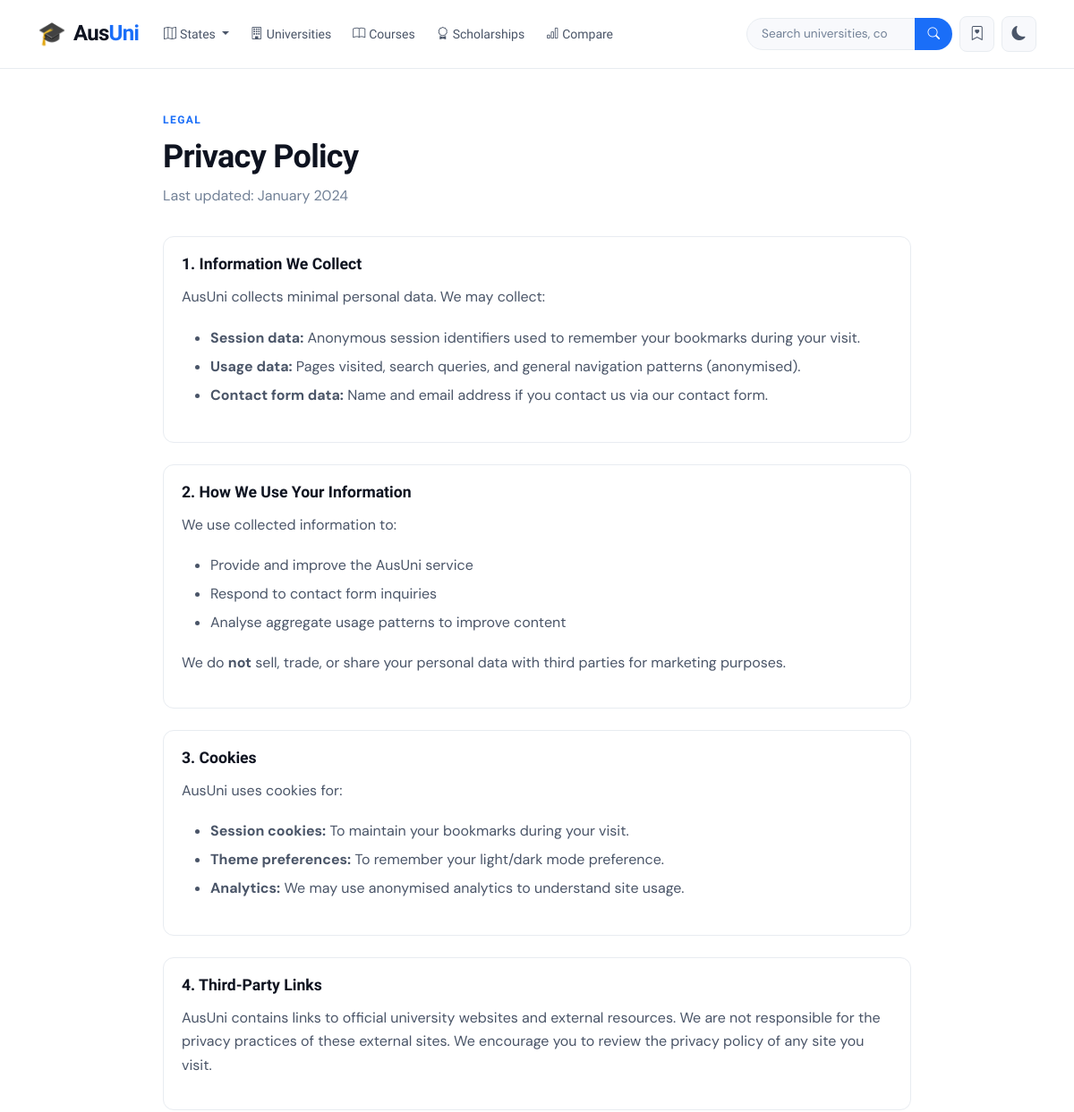
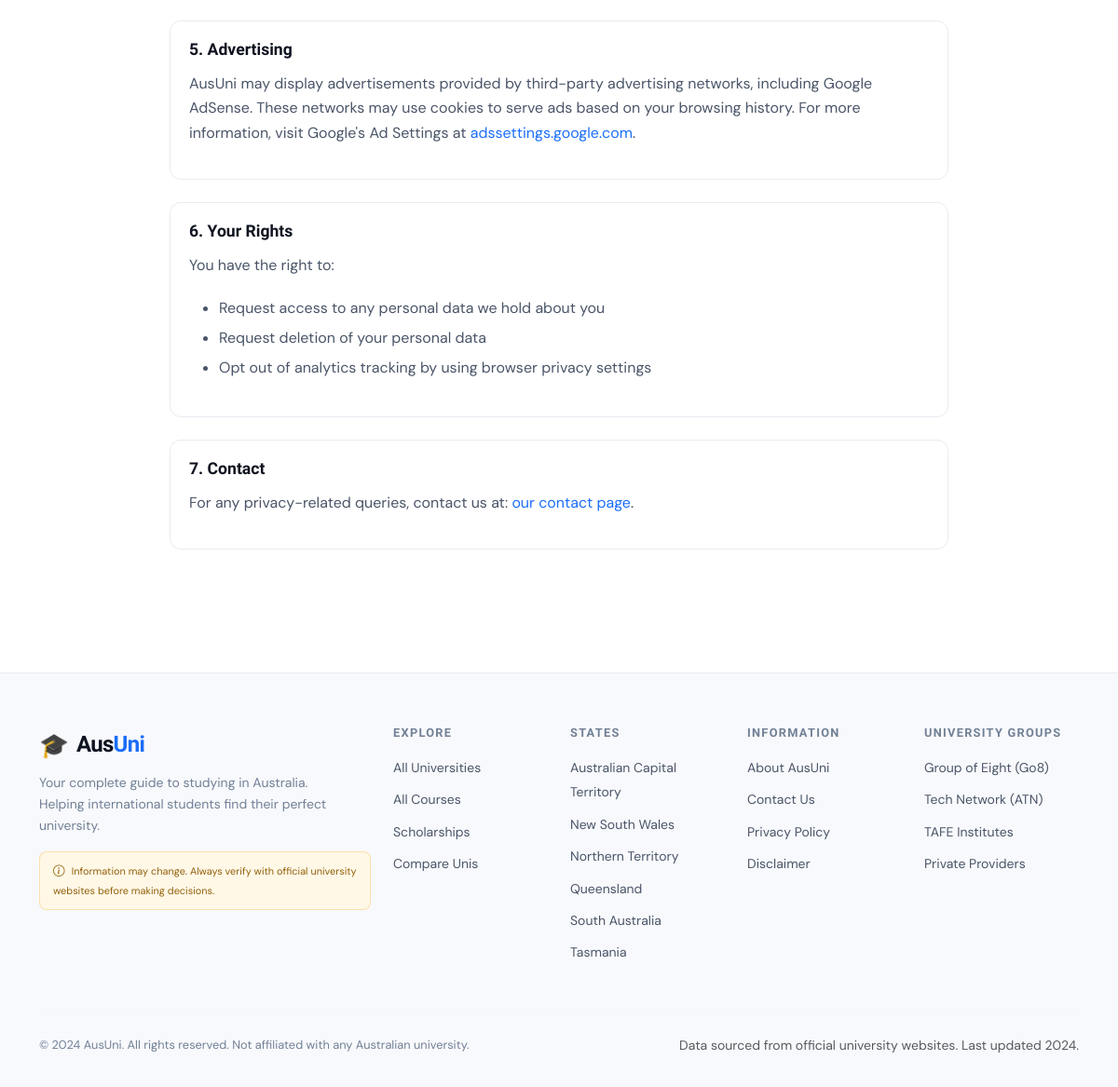
Page /privacy-policy/ on the committed database (2 pictures, top to bottom).
### universities/models.py (models this page shows, shortened)
class State(models.Model):
    name = models.CharField(max_length=100)
    slug = models.SlugField(unique=True)
    abbreviation = models.CharField(max_length=10)
    description = models.TextField(blank=True)
    capital = models.CharField(max_length=100, blank=True)
    image = models.CharField(max_length=200, blank=True, help_text="Image filename in static/img/states/")
    class Meta:
        ordering = ['name']

### universities/views.py (the view)
# urls.py: path('privacy-policy/', views.privacy_policy, name='privacy_policy'),
def privacy_policy(request):
    return render(request, 'pages/privacy_policy.html')

### universities/context_processors.py (called while the page is built)
def global_context(request):
    return {
        'all_states': State.objects.order_by('name'),
        'site_name': 'AusUni',
        'site_tagline': 'Your Complete Guide to Australian Universities',
    }

### templates/pages/privacy_policy.html (shortened to what this page needs)
{% extends "base.html" %}
{% block content %}
<div class="container" style="max-width:860px;padding-top:3rem;padding-bottom:3rem;">
    <div class="section-label">Legal</div>
    <h1 class="section-title mb-2">Privacy Policy</h1>
    <p style="color:var(--text-muted);margin-bottom:2rem;">Last updated: January 2024</p>
    <div class="sidebar-card mb-4">
        <h2 style="font-family:var(--font-display);font-weight:700;font-size:1.1rem;margin-bottom:0.75rem;">1. Information We Collect</h2>
        <p>AusUni collects minimal personal data. We may collect:</p>
        <ul style="color:var(--text-secondary);line-height:2;">
            <li><strong>Session data:</strong> Anonymous session identifiers used to remember your bookmarks during your visit.</li>
            <li><strong>Usage data:</strong> Pages visited, search queries, and general navigation patterns (anonymised).</li>
            <li><strong>Contact form data:</strong> Name and email address if you contact us via our contact form.</li>
        </ul>
    </div>
    <div class="sidebar-card mb-4">
        <h2 style="font-family:var(--font-display);font-weight:700;font-size:1.1rem;margin-bottom:0.75rem;">2. How We Use Your Information</h2>
        <p>We use collected information to:</p>
        <ul style="color:var(--text-secondary);line-height:2;">
            <li>Provide and improve the AusUni service</li>
            <li>Respond to contact form inquiries</li>
            <li>Analyse aggregate usage patterns to improve content</li>
        </ul>
        <p>We do <strong>not</strong> sell, trade, or share your personal data with third parties for marketing purposes.</p>
    </div>
    <div class="sidebar-card mb-4">
        <h2 style="font-family:var(--font-display);font-weight:700;font-size:1.1rem;margin-bottom:0.75rem;">3. Cookies</h2>
        <p>AusUni uses cookies for:</p>
        <ul style="color:var(--text-secondary);line-height:2;">
            <li><strong>Session cookies:</strong> To maintain your bookmarks during your visit.</li>
            <li><strong>Theme preferences:</strong> To remember your light/dark mode preference.</li>
            <li><strong>Analytics:</strong> We may use anonymised analytics to understand site usage.</li>
        </ul>
    </div>
    <div class="sidebar-card mb-4">
        <h2 style="font-family:var(--font-display);font-weight:700;font-size:1.1rem;margin-bottom:0.75rem;">4. Third-Party Links</h2>
        <p>AusUni contains links to official university websites and external resources. We are not responsible for the privacy practices of these external sites. We encourage you to review the privacy policy of any site you visit.</p>
    </div>
    <div class="sidebar-card mb-4">
        <h2 style="font-family:var(--font-display);font-weight:700;font-size:1.1rem;margin-bottom:0.75rem;">5. Advertising</h2>
        <p>AusUni may display advertisements provided by third-party advertising networks, including Google AdSense. These networks may use cookies to serve ads based on your browsing history. For more information, visit Google's Ad Settings at <a href="https://adssettings.google.com" target="_blank" rel="noopener">adssettings.google.com</a>.</p>
    </div>
    <div class="sidebar-card mb-4">
        <h2 style="font-family:var(--font-display);font-weight:700;font-size:1.1rem;margin-bottom:0.75rem;">6. Your Rights</h2>
        <p>You have the right to:</p>
        <ul style="color:var(--text-secondary);line-height:2;">
            <li>Request access to any personal data we hold about you</li>
            <li>Request deletion of your personal data</li>
            <li>Opt out of analytics tracking by using browser privacy settings</li>
        </ul>
    </div>
    <div class="sidebar-card">
        <h2 style="font-family:var(--font-display);font-weight:700;font-size:1.1rem;margin-bottom:0.75rem;">7. Contact</h2>
        <p>For any privacy-related queries, contact us at: <a href="{% url 'contact' %}">our contact page</a>.</p>
    </div>
</div>
{% endblock %}

### templates/base.html (shortened to what this page needs)
<!DOCTYPE html>
<html lang="en" data-theme="light">
<head>
    <link href="https://cdn.jsdelivr.net/npm/bootstrap@5.3.2/dist/css/bootstrap.min.css" rel="stylesheet">
    <link rel="stylesheet" href="https://cdn.jsdelivr.net/npm/bootstrap-icons@1.11.3/font/bootstrap-icons.min.css">
    <link rel="stylesheet" href="/static/css/main.css">
</head>
<body>
<nav class="navbar navbar-expand-lg sticky-top" id="mainNav">
    <div class="container">
        <a class="navbar-brand" href="/">
            <span class="brand-icon">🎓</span>
            <span class="brand-text">Aus<span class="brand-accent">Uni</span></span>
        </a>
        <div class="collapse navbar-collapse" id="navbarNav">
            <ul class="navbar-nav me-auto">
                <li class="nav-item dropdown">
                    <a class="nav-link dropdown-toggle" href="#" role="button" data-bs-toggle="dropdown">
                        <i class="bi bi-map me-1"></i>States
                    </a>
                </li>
                <li class="nav-item">
                    <a class="nav-link" href="{% url 'university_list' %}">
                        <i class="bi bi-building me-1"></i>Universities
                    </a>
                </li>
                <li class="nav-item">
                    <a class="nav-link" href="{% url 'course_list' %}">
                        <i class="bi bi-book me-1"></i>Courses
                    </a>
                </li>
                <li class="nav-item">
                    <a class="nav-link" href="{% url 'scholarship_list' %}">
                        <i class="bi bi-award me-1"></i>Scholarships
                    </a>
                </li>
                <li class="nav-item">
                    <a class="nav-link" href="{% url 'compare' %}">
                        <i class="bi bi-bar-chart me-1"></i>Compare
                    </a>
                </li>
            </ul>
            <div class="d-flex align-items-center gap-2">
                <form class="d-flex nav-search" action="{% url 'search' %}" method="get">
                    <div class="input-group">
                        <input class="form-control search-input" type="search" name="q"
                               placeholder="Search universities, courses..." aria-label="Search"
                               id="navSearchInput" autocomplete="off">
                        <button class="btn btn-search" type="submit">
                            <i class="bi bi-search"></i>
                        </button>
                    </div>
                </form>
                <a href="{% url 'bookmark_list' %}" class="btn btn-icon" title="Bookmarks">
                    <i class="bi bi-bookmark-heart"></i>
                </a>
                <button class="btn btn-icon" id="themeToggle" title="Toggle theme">
                    <i class="bi bi-moon-fill" id="themeIcon"></i>
                </button>
            </div>
        </div>
    </div>
</nav>
<main>
    {% block content %}{% endblock %}
</main>
<footer class="site-footer">
    <div class="container">
        <div class="row g-4">
            <div class="col-lg-4">
                <div class="footer-brand">
                    <span class="brand-icon">🎓</span>
                    <span class="brand-text">Aus<span class="brand-accent">Uni</span></span>
                </div>
                <p class="footer-tagline mt-2">Your complete guide to studying in Australia. Helping international students find their perfect university.</p>
                <div class="disclaimer-box mt-3">
                    <i class="bi bi-info-circle me-1"></i>
                    <small>Information may change. Always verify with official university websites before making decisions.</small>
                </div>
            </div>
            <div class="col-lg-2 col-md-4">
                <h6 class="footer-heading">Explore</h6>
                <ul class="footer-links">
                    <li><a href="{% url 'university_list' %}">All Universities</a></li>
                    <li><a href="{% url 'course_list' %}">All Courses</a></li>
                    <li><a href="{% url 'scholarship_list' %}">Scholarships</a></li>
                    <li><a href="{% url 'compare' %}">Compare Unis</a></li>
                </ul>
            </div>
            <div class="col-lg-2 col-md-4">
                <h6 class="footer-heading">States</h6>
                <ul class="footer-links">
                    {% for state in all_states|slice:":6" %}
                    <li><a href="{% url 'state_detail' slug=state.slug %}">{{ state.name }}</a></li>
                    {% endfor %}
                </ul>
            </div>
            <div class="col-lg-2 col-md-4">
                <h6 class="footer-heading">Information</h6>
                <ul class="footer-links">
                    <li><a href="{% url 'about' %}">About AusUni</a></li>
                    <li><a href="{% url 'contact' %}">Contact Us</a></li>
                    <li><a href="{% url 'privacy_policy' %}">Privacy Policy</a></li>
                    <li><a href="{% url 'disclaimer' %}">Disclaimer</a></li>
                </ul>
            </div>
            <div class="col-lg-2 col-md-4">
                <h6 class="footer-heading">University Groups</h6>
                <ul class="footer-links">
                    <li><a href="{% url 'university_list' %}?group=go8">Group of Eight (Go8)</a></li>
                    <li><a href="{% url 'university_list' %}?group=atn">Tech Network (ATN)</a></li>
                    <li><a href="{% url 'university_list' %}?type=tafe">TAFE Institutes</a></li>
                    <li><a href="{% url 'university_list' %}?type=private_provider">Private Providers</a></li>
                </ul>
            </div>
        </div>
        <hr class="footer-divider">
        <div class="row align-items-center">
            <div class="col-md-6">
                <p class="footer-copyright">© 2024 AusUni. All rights reserved. Not affiliated with any Australian university.</p>
            </div>
            <div class="col-md-6 text-md-end">
                <small class="text-muted">Data sourced from official university websites. Last updated 2024.</small>
            </div>
        </div>
    </div>
</footer>
</body>
</html>

### rows in the picture
State: name "Australian Capital Territory"
State: name "New South Wales"
State: name "Northern Territory"
State: name "Queensland"
State: name "South Australia"
State: name "Tasmania"
